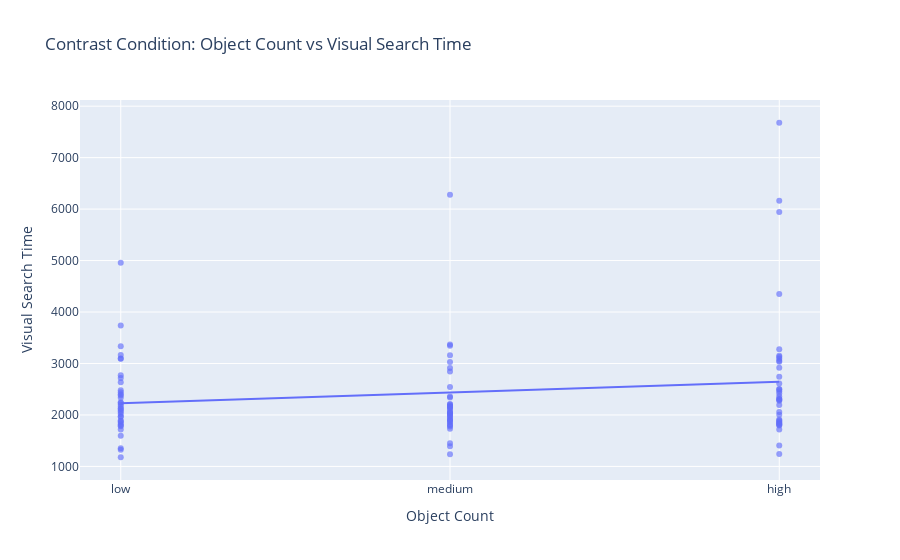

The cell this chart's notebook holds for it:
### Code cell
import plotly.express as px

fig = px.scatter(
    contrast_data,
    x='OC_numeric',
    y='visualSearchTime',
    opacity=0.65,
    trendline='ols',
    labels={
        'OC_numeric': 'Object Count',
        'visualSearchTime': 'Visual Search Time'
    },
    title='Contrast Condition: Object Count vs Visual Search Time'
)

fig.update_xaxes(
    tickmode='array',
    tickvals=[1, 2, 3],
    ticktext=['low', 'medium', 'high']
)

fig.show()

### Figure 1 — Plotly figure (JSON) as saved in the notebook; plotly's stock layout.template omitted (floating-point values rounded to 4 significant figures)
{"data": [{"hovertemplate": "Object Count=%{x}<br>Visual Search Time=%{y}<extra></extra>", "legendgroup": "", "marker": {"color": "#636efa", "opacity": 0.65, "symbol": "circle"}, "mode": "markers", "name": "", "orientation": "v", "showlegend": false, "type": "scatter", "x": [2, 3, 2, 2, 3, 2, 1, 2, 3, 3, 3, 1, 1, 3, 1, 2, 1, 1, 1, 2, 3, 3, 1, 2, 3, 3, 1, 3, 2, 1, 1, 1, 2, 2, 2, 3, 2, 3, 3, 2, 2, 2, 1, 2, 1, 3, 1, 3, 1, 3, 1, 1, 3, 2, 1, 3, 1, 1, 2, 2, 1, 1, 2, 2, 2, 3, 1, 3, 2, 3, 3, 3, 3, 3, 3, 2, 1, 2, 3, 1, 1, 2, 1, 3, 2, 1, 2, 1, 3, 2, 1, 2, 3, 1, 2, 1, 3, 3, 3, 2, 3, 2, 2, 1, 1, 3, 2, 1], "xaxis": "x", "y": [1895, 3054, 2039, 1859, 2611, 2340, 2237, 2130, 4349, 2358, 2462, 2162, 1817, 3148, 2017, 1976, 2402, 3096, 1855, 3159, 2496, 2058, 2377, 2061, 2277, 1874, 1779, 1717, 2104, 2634, 2084, 1967, 1919, 2910, 2206, 2192, 2037, 2002, 2290, 2210, 1870, 2033, 1797, 2001, 2057, 2309, 2443, 2310, 2118, 1893, 1884, 2124, 1840, 1801, 2773, 2503, 2240, 1716, 1808, 2166, 2481, 1969, 2178, 1916, 1734, 3276, 2204, 1852, 3030, 1910, 2416, 3091, 5945, 6160, 7678, 3367, 4956, 3344, 3128, 3334, 3090, 6277, 3165, 2919, 2544, 3740, 2843, 2719, 3034, 2359, 2334, 1981, 1795, 1355, 2153, 1597, 1816, 1404, 1243, 1392, 1815, 1776, 1452, 1178, 1886, 2744, 1237, 1325], "yaxis": "y"}, {"hovertemplate": "<b>OLS trendline</b><br>visualSearchTime = 209.125 * OC_numeric + 2016.82<br>R<sup>2</sup>=0.028076<br><br>Object Count=%{x}<br>Visual Search Time=%{y} <b>(trend)</b><extra></extra>", "legendgroup": "", "marker": {"color": "#636efa", "symbol": "circle"}, "mode": "lines", "name": "", "showlegend": false, "type": "scatter", "x": [1, 1, 1, 1, 1, 1, 1, 1, 1, 1, 1, 1, 1, 1, 1, 1, 1, 1, 1, 1, 1, 1, 1, 1, 1, 1, 1, 1, 1, 1, 1, 1, 1, 1, 1, 1, 2, 2, 2, 2, 2, 2, 2, 2, 2, 2, 2, 2, 2, 2, 2, 2, 2, 2, 2, 2, 2, 2, 2, 2, 2, 2, 2, 2, 2, 2, 2, 2, 2, 2, 2, 2, 3, 3, 3, 3, 3, 3, 3, 3, 3, 3, 3, 3, 3, 3, 3, 3, 3, 3, 3, 3, 3, 3, 3, 3, 3, 3, 3, 3, 3, 3, 3, 3, 3, 3, 3, 3], "xaxis": "x", "y": [2226.0, 2226.0, 2226.0, 2226.0, 2226.0, 2226.0, 2226.0, 2226.0, 2226.0, 2226.0, 2226.0, 2226.0, 2226.0, 2226.0, 2226.0, 2226.0, 2226.0, 2226.0, 2226.0, 2226.0, 2226.0, 2226.0, 2226.0, 2226.0, 2226.0, 2226.0, 2226.0, 2226.0, 2226.0, 2226.0, 2226.0, 2226.0, 2226.0, 2226.0, 2226.0, 2226.0, 2435.0, 2435.0, 2435.0, 2435.0, 2435.0, 2435.0, 2435.0, 2435.0, 2435.0, 2435.0, 2435.0, 2435.0, 2435.0, 2435.0, 2435.0, 2435.0, 2435.0, 2435.0, 2435.0, 2435.0, 2435.0, 2435.0, 2435.0, 2435.0, 2435.0, 2435.0, 2435.0, 2435.0, 2435.0, 2435.0, 2435.0, 2435.0, 2435.0, 2435.0, 2435.0, 2435.0, 2644.0, 2644.0, 2644.0, 2644.0, 2644.0, 2644.0, 2644.0, 2644.0, 2644.0, 2644.0, 2644.0, 2644.0, 2644.0, 2644.0, 2644.0, 2644.0, 2644.0, 2644.0, 2644.0, 2644.0, 2644.0, 2644.0, 2644.0, 2644.0, 2644.0, 2644.0, 2644.0, 2644.0, 2644.0, 2644.0, 2644.0, 2644.0, 2644.0, 2644.0, 2644.0, 2644.0], "yaxis": "y"}], "layout": {"legend": {"tracegroupgap": 0}, "title": {"text": "Contrast Condition: Object Count vs Visual Search Time"}, "xaxis": {"anchor": "y", "domain": [0, 1], "tickmode": "array", "ticktext": ["low", "medium", "high"], "tickvals": [1, 2, 3], "title": {"text": "Object Count"}}, "yaxis": {"anchor": "x", "domain": [0, 1], "title": {"text": "Visual Search Time"}}}}
